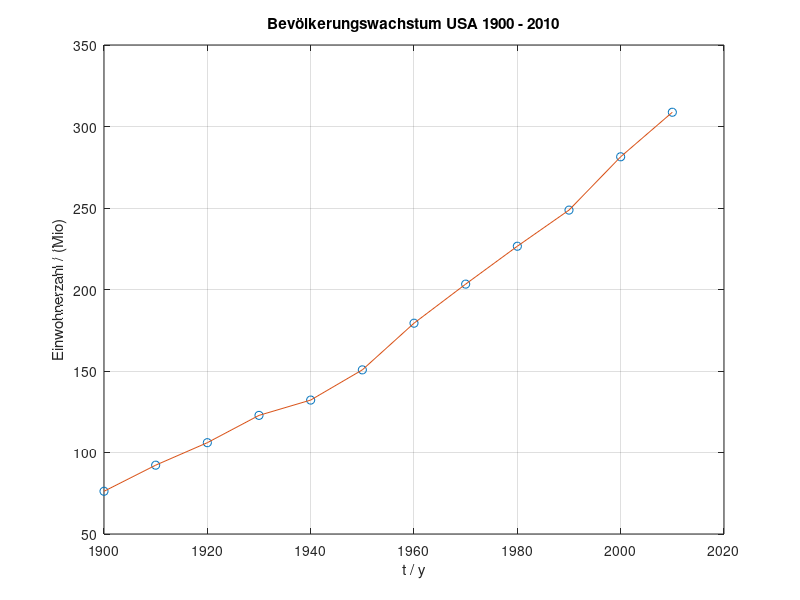
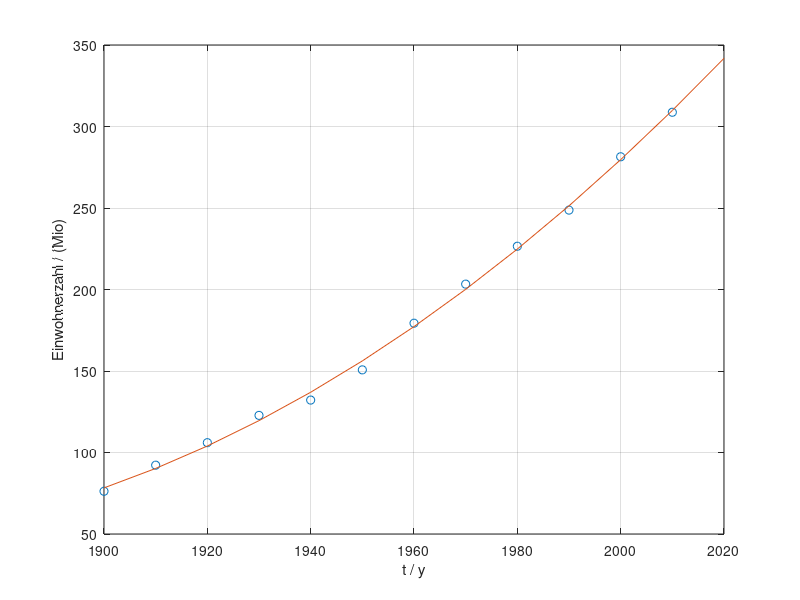

The MATLAB source for these figures, in order:
clear
close all
load('Einwohner_USA.mat')
%Extrahieren der Daten
Jahr = Daten(:,1);
Einwohner = Daten(:,2);
%Ploten der Daten
plot(Jahr,Einwohner,'o',Jahr,Einwohner)
xlabel('t / y')
ylabel('Einwohnerzahl / (Mio)')
title('Bevölkerungswachstum USA 1900 - 2010')
grid
%vandermonde Matrix erstellen
c0 = ones(length(Jahr),1);
VMM = [c0 Jahr Jahr.^2];
%Lösungsvektor
y = Einwohner;
%Koeffizienten des quadr. Polynoms
c = VMM\y;
%erstellen und plotten des Ausgleichpolynoms
figure
x = [1900:10:2020];
p2 = [c(3) c(2) c(1)];
plot(Jahr,Einwohner,'o',x,polyval(p2,x));
xlabel('t / y')
ylabel('Einwohnerzahl / (Mio)')
grid
%Einwohnerzahl 2020
disp(sprintf('Einwohnerzahl 2020: %f ',polyval(p2,2020)))



